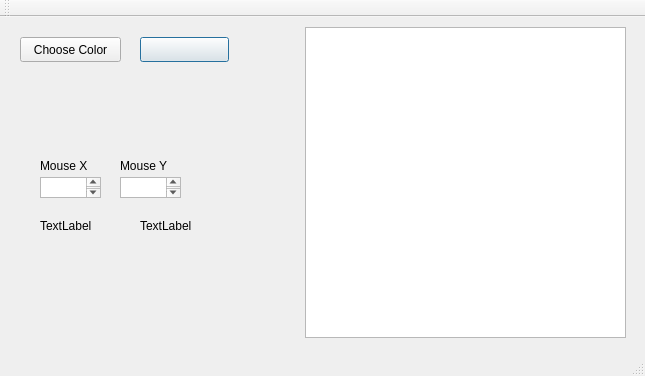
<?xml version="1.0" encoding="UTF-8"?>
<ui version="4.0">
 <class>MainWindow</class>
 <widget class="QMainWindow" name="MainWindow">
  <property name="geometry">
   <rect>
    <x>0</x>
    <y>0</y>
    <width>645</width>
    <height>376</height>
   </rect>
  </property>
  <property name="windowTitle">
   <string>MainWindow</string>
  </property>
  <widget class="QWidget" name="centralWidget">
   <widget class="QGraphicsView" name="graphicsView">
    <property name="geometry">
     <rect>
      <x>305</x>
      <y>10</y>
      <width>321</width>
      <height>311</height>
     </rect>
    </property>
    <property name="mouseTracking">
     <bool>true</bool>
    </property>
   </widget>
   <widget class="QPushButton" name="pushButton">
    <property name="geometry">
     <rect>
      <x>20</x>
      <y>20</y>
      <width>101</width>
      <height>25</height>
     </rect>
    </property>
    <property name="text">
     <string>Choose Color</string>
    </property>
   </widget>
   <widget class="QLabel" name="mouseXLabel">
    <property name="geometry">
     <rect>
      <x>40</x>
      <y>140</y>
      <width>67</width>
      <height>17</height>
     </rect>
    </property>
    <property name="text">
     <string>Mouse X</string>
    </property>
   </widget>
   <widget class="QLabel" name="mouseYLabel">
    <property name="geometry">
     <rect>
      <x>120</x>
      <y>140</y>
      <width>67</width>
      <height>17</height>
     </rect>
    </property>
    <property name="text">
     <string>Mouse Y</string>
    </property>
   </widget>
   <widget class="QTextEdit" name="mouseXPosition">
    <property name="geometry">
     <rect>
      <x>40</x>
      <y>160</y>
      <width>61</width>
      <height>21</height>
     </rect>
    </property>
    <property name="readOnly">
     <bool>true</bool>
    </property>
   </widget>
   <widget class="QTextEdit" name="mouseYPostion">
    <property name="geometry">
     <rect>
      <x>120</x>
      <y>160</y>
      <width>61</width>
      <height>21</height>
     </rect>
    </property>
    <property name="readOnly">
     <bool>true</bool>
    </property>
   </widget>
   <widget class="QLabel" name="xLabel">
    <property name="geometry">
     <rect>
      <x>40</x>
      <y>200</y>
      <width>67</width>
      <height>17</height>
     </rect>
    </property>
    <property name="text">
     <string>TextLabel</string>
    </property>
   </widget>
   <widget class="QLabel" name="yLabel">
    <property name="geometry">
     <rect>
      <x>140</x>
      <y>200</y>
      <width>67</width>
      <height>17</height>
     </rect>
    </property>
    <property name="text">
     <string>TextLabel</string>
    </property>
   </widget>
   <widget class="QPushButton" name="currentColorButtonDisplay">
    <property name="geometry">
     <rect>
      <x>140</x>
      <y>20</y>
      <width>89</width>
      <height>25</height>
     </rect>
    </property>
    <property name="text">
     <string/>
    </property>
    <property name="default">
     <bool>true</bool>
    </property>
   </widget>
  </widget>
  <widget class="QMenuBar" name="menuBar">
   <property name="geometry">
    <rect>
     <x>0</x>
     <y>0</y>
     <width>645</width>
     <height>22</height>
    </rect>
   </property>
  </widget>
  <widget class="QToolBar" name="mainToolBar">
   <attribute name="toolBarArea">
    <enum>TopToolBarArea</enum>
   </attribute>
   <attribute name="toolBarBreak">
    <bool>false</bool>
   </attribute>
  </widget>
  <widget class="QStatusBar" name="statusBar"/>
 </widget>
 <layoutdefault spacing="6" margin="11"/>
 <tabstops>
  <tabstop>graphicsView</tabstop>
  <tabstop>pushButton</tabstop>
 </tabstops>
 <resources/>
 <connections/>
</ui>
